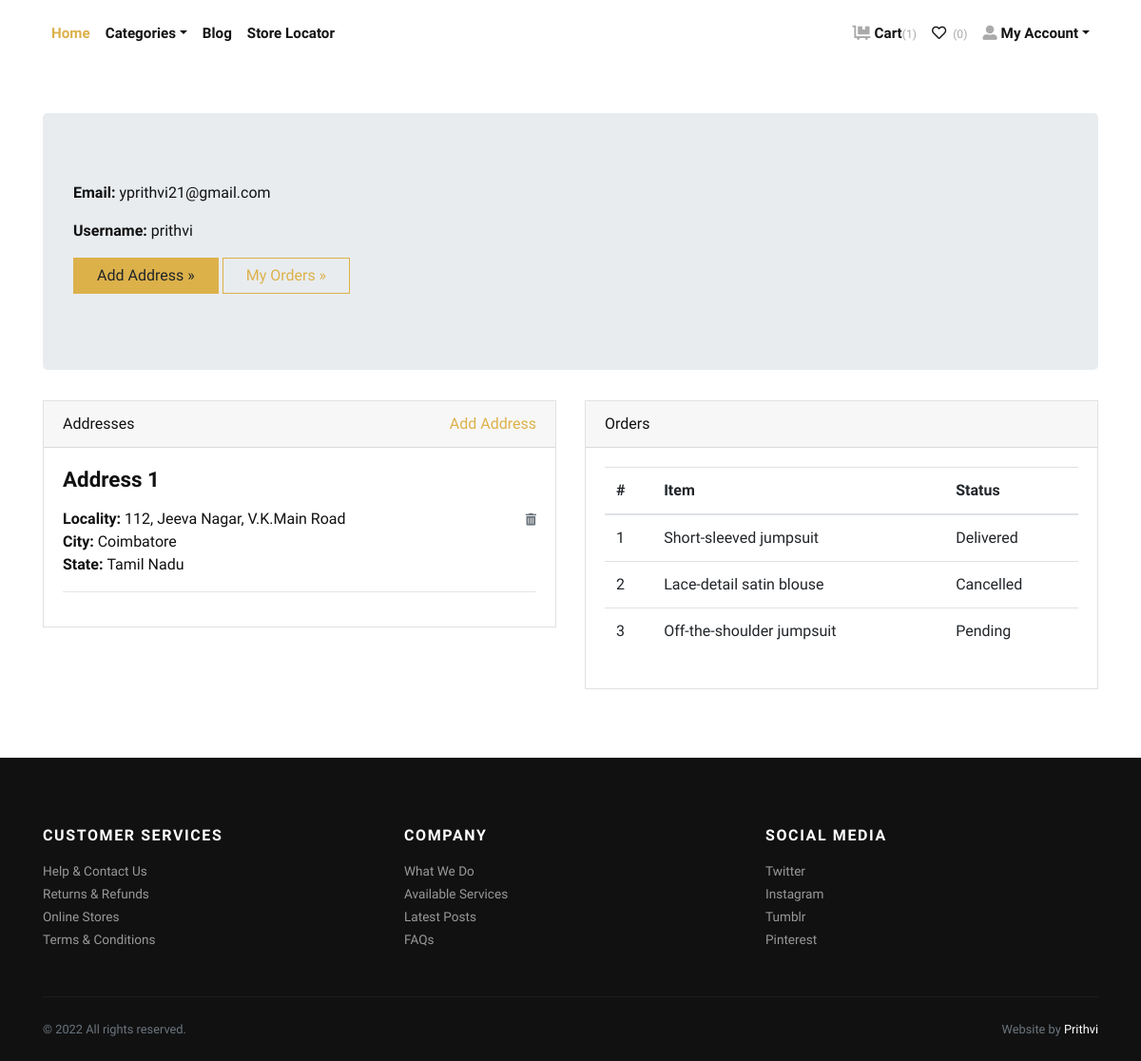
The page /accounts/profile/ (signed in) on the database as committed earlier.
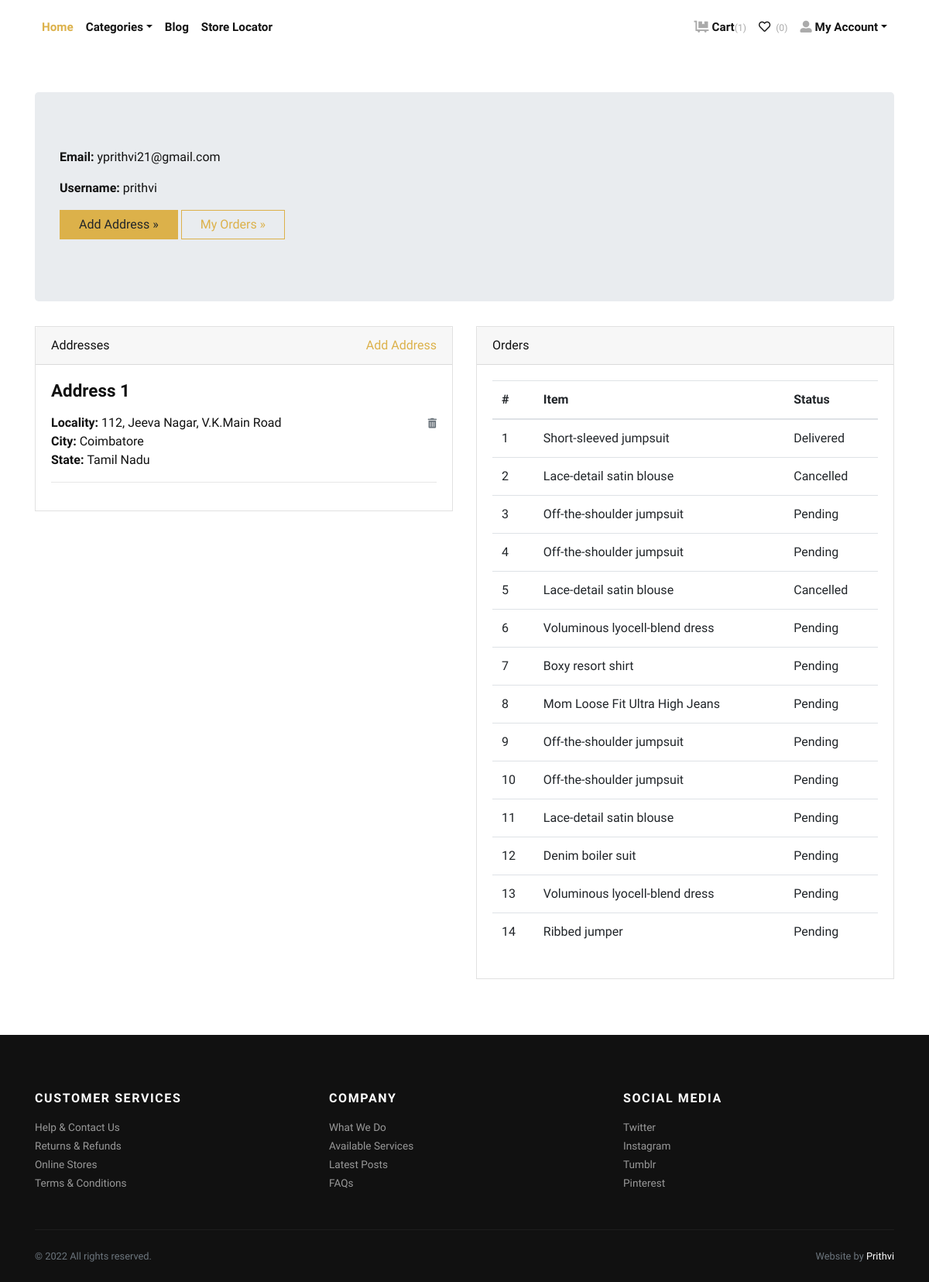
The same page on the database as committed later.
### store/models.py (models this page shows, shortened)
class Address(models.Model):
    user = models.ForeignKey(User, verbose_name="User", on_delete=models.CASCADE)
    locality = models.CharField(max_length=150, verbose_name="Nearest Location")
    city = models.CharField(max_length=150, verbose_name="City")
    state = models.CharField(max_length=150, verbose_name="State")

class Order(models.Model):
    user = models.ForeignKey(User, verbose_name="User", on_delete=models.CASCADE)
    address = models.ForeignKey(Address, verbose_name="Shipping Address", on_delete=models.CASCADE)
    product = models.ForeignKey(Product, verbose_name="Product", on_delete=models.CASCADE)
    quantity = models.PositiveIntegerField(verbose_name="Quantity")
    ordered_date = models.DateTimeField(auto_now_add=True, verbose_name="Ordered Date")
    status = models.CharField(
        choices=STATUS_CHOICES,
        max_length=50,
        default="Pending"
        )

class Product(models.Model):
    title = models.CharField(max_length=150, verbose_name="Product Title")
    slug = models.SlugField(max_length=160, verbose_name="Product Slug")
    sku = models.CharField(max_length=255, unique=True, verbose_name="Unique Product ID (SKU)")
    short_description = models.TextField(verbose_name="Short Description")
    detail_description = models.TextField(blank=True, null=True, verbose_name="Detail Description")
    product_image = models.ImageField(upload_to='product', blank=True, null=True, verbose_name="Product Image")
    price = models.DecimalField(max_digits=8, decimal_places=2)
    category = models.ForeignKey(Category, verbose_name="Product Categoy", on_delete=models.CASCADE)
    is_active = models.BooleanField(verbose_name="Is Active?")
    is_featured = models.BooleanField(verbose_name="Is Featured?")
    created_at = models.DateTimeField(auto_now_add=True, verbose_name="Created Date")
    updated_at = models.DateTimeField(auto_now=True, verbose_name="Updated Date")
    class Meta:
        verbose_name_plural = 'Products'
        ordering = ('-created_at', )

### store/views.py (the view)
# urls.py: path('accounts/profile/', views.profile, name="profile"),
@login_required
def profile(request):
    addresses = Address.objects.filter(user=request.user)
    orders = Order.objects.filter(user=request.user)
    return render(request, 'account/profile.html', {'addresses':addresses, 'orders':orders})

### store/context_preprocessors.py (called while the page is built)
def store_menu(request):
    categories = Category.objects.filter(is_active=True)
    context = {
        'categories_menu': categories,
    }
    return context

def cart_menu(request):
    if request.user.is_authenticated:
        cart_items= Cart.objects.filter(user=request.user)
        context = {
            'cart_items': cart_items,
        }
    else:
        context = {}
    return context

### templates/account/profile.html (shortened to what this page needs)
{% extends 'base.html' %}
{% load static %}
    {% block content %}
      <div class="container py-5">
        <div class="jumbotron">
          <p><strong>Email:</strong> {{request.user.email}}</p>
          <p><strong>Username:</strong> {{request.user.username}}</p>
          <p><a class="btn btn-primary btn-large" href="{% url 'store:add-address' %}">Add Address »</a> <a class="btn btn-outline-primary btn-large" href="#">My Orders »</a></p>
        </div>
        <div class="row">
          <div class="col-lg-6">
            <div class="card mb-4" id="headings">
              <div class="card-header">Addresses <span class="float-right"><a href="{% url 'store:add-address' %}">Add Address</a></span></div>
              <div class="card-body">
                {% if addresses %}
                    {% for address in addresses %}
                        <h4 class="mb-3">Address {{forloop.counter}}</h4>
                        <span class="float-right"><a href="{% url 'store:remove-address' address.id %}"><i class="fas fa-trash-alt small text-muted"></i></a></span>
                        <p>
                            <strong>Locality: </strong>{{address.locality}} <br>
                            <strong>City: </strong>{{address.city}} <br>
                            <strong>State: </strong>{{address.state}} <br>
                        </p>
                        <hr>
                    {% endfor %}
                {% else %}
                <div class="text-danger">
                  Address not Added.
                </div>
                {% endif %}
              </div>
            </div>
          </div>
          <div class="col-lg-6">
            <div class="card mb-4" id="tables">
              <div class="card-header">Orders</div>
              <div class="card-body">
                <table class="table table-hover">
                  <thead>
                    <tr>
                      <th>#</th>
                      <th>Item</th>
                      <th>Status</th>
                    </tr>
                  </thead>
                  <tbody>
                    {% if orders %}
                      {% for order in orders %}
                        <tr>
                          <td>{{forloop.counter}}</td>
                          <td>{{order.product.title}}</td>
                          <td>
                            {{order.status}}
                          </td>
                        </tr>
                      {% endfor %}
                    {% else %}
                    <tr>
                      <td class="text-danger" colspan="3">You've not Ordered anything yet.</td>
                    </tr>
                    {% endif %}
                  </tbody>
                </table>
              </div>
            </div>
          </div>
        </div>
      </div>
{% endblock content %}

Rows that differ between the two databases and show on the page:
added Order: product "Off-the-shoulder jumpsuit", status "Pending"
added Order: product "Lace-detail satin blouse", status "Cancelled"
added Order: product "Voluminous lyocell-blend dress", status "Pending"
added Order: product "Boxy resort shirt", status "Pending"
added Order: product "Mom Loose Fit Ultra High Jeans", status "Pending"
added Order: product "Off-the-shoulder jumpsuit", status "Pending"
added Order: product "Off-the-shoulder jumpsuit", status "Pending"
added Order: product "Lace-detail satin blouse", status "Pending"
added Order: product "Denim boiler suit", status "Pending"
added Order: product "Voluminous lyocell-blend dress", status "Pending"
added Order: product "Ribbed jumper", status "Pending"
